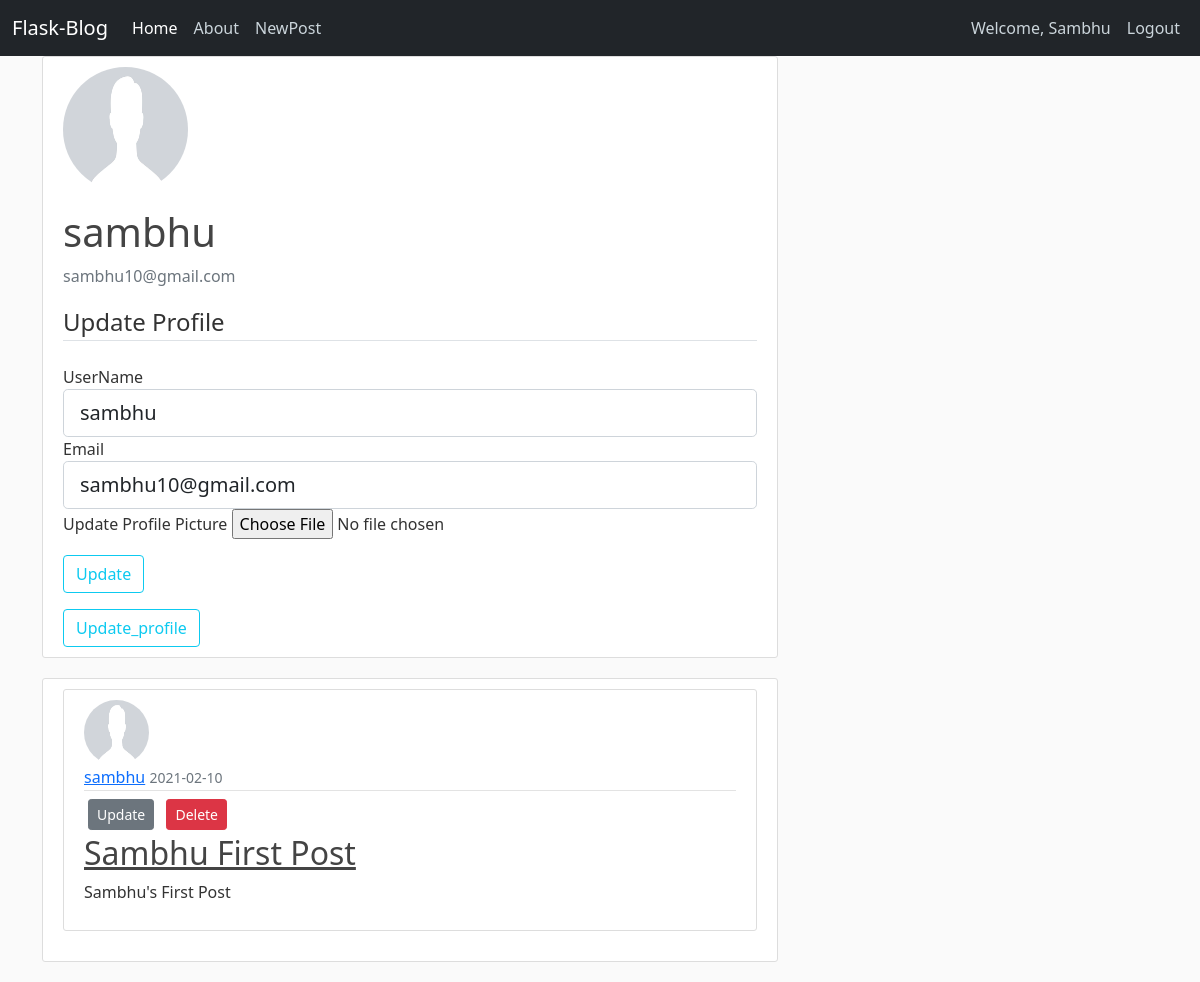
The page /profile (signed in) on the database its author committed.
### blogappyt/models.py (models this page shows, shortened)
class User(db.Model, UserMixin):
    __tablename__ = 'user'
    id = db.Column(db.Integer,primary_key= True)
    username = db.Column(db.String(60),unique = True, nullable = False)
    email = db.Column(db.String(60),unique = True, nullable = False)
    password = db.Column(db.String(60), nullable = False)
    profile_pic = db.Column(db.String(60), nullable = False,default= 'default.png')
    post = db.relationship('Post',backref = "auther",lazy = True)

class Post(db.Model):
    __tablename__ = 'post'
    id = db.Column(db.Integer,primary_key = True)
    title = db.Column(db.String(60),nullable = False)
    date_posted = db.Column(db.DateTime,nullable = False,default = datetime.utcnow)
    content = db.Column(db.Text,nullable = False)
    user_id = db.Column(db.Integer,db.ForeignKey('user.id'))
    likes = db.relationship('Like_Post',backref = "post_likes",lazy = True)

### blogappyt/views.py (the view)
@app.route('/profile', methods=['GET','POST'])
@login_required
def profile():
    form = UpdateProfileForm()
    if form.validate_on_submit():
        if form.profilepic.data:
            profile_pic = save_picture(form.profilepic.data)
            current_user.profile_pic = profile_pic
        current_user.username = form.username.data
        current_user.email = form.email.data
        db.session.commit()
        flash('Profile Updated Successfully','success')
        return redirect(url_for('profile'))
    elif request.method == 'GET':
        form.username.data = current_user.username
        form.email.data = current_user.email
    posts = Post.query.filter_by(auther = current_user)
    profile_pic = url_for('static',filename='profilepic/'+current_user.profile_pic)
    return render_template('profile.html',title ='Profile',profile_pic = profile_pic,form=form,posts=posts)

### blogappyt/forms.py (shortened to what this page needs)
class UpdateProfileForm(FlaskForm):
    username = StringField('UserName',validators = [DataRequired(),Length(min=2,max=20)])
    email = StringField('Email',validators = [DataRequired(),Email()])
    profilepic = FileField('Update Profile Picture',validators = [FileAllowed(['jpg','png','jpeg'])])
    submit = SubmitField('Update')

### blogappyt/models.py (called while the page is built)
@login_manager.user_loader
def load_user(user_id):
    return User.query.get(int(user_id))

### blogappyt/templates/profile.html (shortened to what this page needs)
{% extends 'layout.html' %}
{% block head %}
<link rel="stylesheet" href="{{url_for('static',filename='profile.css')}}">
{% endblock head %}
{% block content %}
<div class="content-section">
    <div class="mdeia">
        <img class="rounded-circle account-img" src="{{profile_pic}}" alt="nopic">
        <div class="media-body">
            <h2 class="account-heading">{{current_user.username}}</h2>
            <p class="text-secondary">{{current_user.email}}</p>
        </div>
    </div>
        <form action="" method="POST" enctype="multipart/form-data" id='update_form'>
            <fieldset class="form-group">
                <legend class="border-bottom mb-4">Update Profile</legend>
                <div class="form-group">
                    {{form.username.label(class="form-control-label")}}
                    {% if form.username.errors %}
                            {{ form.username(class="form-control form-control-lg is-invalid") }}
                            <div class="invalid-feedback">
                                {% for error in form.username.errors %}
                                    <span>{{ error }}</span>
                                {% endfor %}
                            </div>
                        {% else %}
                            {{ form.username(class="form-control form-control-lg") }}
                        {% endif %}
                </div>
                <div class="form-group">
                    {{form.email.label(class="form-control-label")}}
                    {% if form.email.errors %}
                            {{ form.email(class="form-control form-control-lg is-invalid") }}
                            <div class="invalid-feedback">
                                {% for error in form.email.errors %}
                                    <span>{{ error }}</span>
                                {% endfor %}
                            </div>
                        {% else %}
                            {{ form.email(class="form-control form-control-lg") }}
                        {% endif %}
                </div>
                <div class="form-group">
                    {{form.profilepic.label()}}
                    {{form.profilepic(class="form-control-file")}}
                </div>
            </fieldset>
            <div class="form-group mt-3">
                {{form.submit(class="btn btn-outline-info")}}
            </div>
        </form>
        <button class="btn btn-outline-info" onclick="myFunction()" id="update_hide">Update_profile</button>
</div>
<div class="content-section">
    <div class="mdeia">
    {% for post in posts %}
<article class="media content-section">
  <img class="rounded-circle article-img" src="{{url_for('static',filename='profilepic/'+post.auther.profile_pic)}}">
          <div class="media-body">
            <div class="article-metadata">
              <a class="mr-2" href="#">{{ post.auther.username }}</a>
              <small class="text-muted">{{post.date_posted.strftime('%Y-%m-%d')}}</small>
            </div>
            {% if post.auther == current_user %}
            <div>
            <a class="btn btn-secondary btn-sm m-1" href="{{url_for('post_update',post_id=post.id)}}">Update</a>
            <a  class="btn btn-danger btn-sm m-1" href="{{url_for('post_delete',post_id=post.id)}}">Delete</a>
            </div>
            {% endif %}
            <h2><a class="article-title" href="{{url_for('post',post_id=post.id)}}">{{ post.title }}</a></h2>
            <p class="article-content">{{ post.content }}</p>
          </div>
        </article>
{% endfor %}
    </div>
</div>
{% endblock content %}

### blogappyt/templates/layout.html (shortened to what this page needs)
<html lang="en">
<head>
    <link href="https://cdn.jsdelivr.net/npm/bootstrap@5.0.0-beta1/dist/css/bootstrap.min.css" rel="stylesheet">
    <link rel="stylesheet" href="{{url_for('static',filename='main.css')}}">
    {% block head %}{% endblock head %}
</head>
<body>
    <header class="site-header">
    <nav class="navbar navbar-expand-lg navbar-dark bg-dark">
        <div class="container-fluid">
          <a class="navbar-brand" href="{{url_for('index')}}">Flask-Blog</a>
          <div class="collapse navbar-collapse" id="navbarSupportedContent">
            <ul class="navbar-nav me-auto mb-2 mb-lg-0">
              <li class="nav-item">
                <a class="nav-link active" aria-current="page" href="{{url_for('index')}}">Home</a>
              </li>
              <li class="nav-item">
                <a class="nav-link" href="{{url_for('about')}}">About</a>
              </li>
              <li class="nav-item">
                <a class="nav-link" href="{{url_for('create_post')}}">NewPost</a>
              </li>
            </ul>
            <div class="navbar-nav">
            {% if  current_user.is_authenticated%}
            <a class="nav-item nav-link" href="{{ url_for('profile') }}">Welcome, {{current_user.username|title}}</a>
            <a class="nav-item nav-link" href="{{ url_for('logout') }}">Logout</a>
            {% else %}
                <a class="nav-item nav-link" href="{{ url_for('login') }}">Login</a>
                <a class="nav-item nav-link" href="{{ url_for('register') }}">Register</a>
              {% endif %}
              </div>
          </div>
        </div>
      </nav>
</header>
<main role="main" class="container">
    <div class="row">
      <div class="col-md-8">
        {% block content %}{% endblock %}
      </div>
    </div>
  </main>
</body>
</html>

### blogappyt/static/main.css (style rules this page uses)
body { background: #fafafa; color: #333333; }
h1, h2, h3, h4, h5, h6 { color: #444444; }
.site-header .navbar-nav .nav-link { color: #cbd5db; }
.site-header .navbar-nav .nav-link.active { font-weight: 500; }
.content-section { background: #ffffff; padding: 10px 20px; border: 1px solid #dddddd; border-radius: 3px; margin-bottom: 20px; }
.article-title { color: #444444; }
.article-content { white-space: pre-line; }
.article-img { height: 65px; width: 65px; margin-right: 16px; }
.article-metadata { padding-bottom: 1px; margin-bottom: 4px; border-bottom: 1px solid #e3e3e3 }
.account-img { height: 125px; width: 125px; margin-right: 20px; margin-bottom: 16px; }
.account-heading { font-size: 2.5rem; }

### rows shown on the page
User: username "Sambhu", username "sambhu", email "sambhu10@gmail.com"
Post: profile_pic (placeholder picture), auther.username "sambhu", date_posted "2021-02-10", title "Sambhu First Post", content "Sambhu's First Post"
